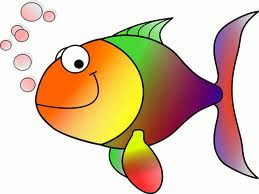
#> input picture HappyFish.jpg, 259 x 194 px
$ python chap8.py --image HappyFish.jpg
#> lines starting #> are read from the running program, lines starting #| are printed output that depends on the picture
from __future__ import print_function
from matplotlib import pyplot as plt
import numpy as np
import argparse
import cv2

ap = argparse.ArgumentParser()
ap.add_argument("-i","--image",required = True,help ="Path to the image" )
args = vars(ap.parse_args())

image = cv2.imread(args["image"])
#> image is the input picture: shape (194, 259, 3); mean B, G, R 170.8, 196.4, 219.3
cv2.imshow("Original", image)
cv2.waitKey(0)

blurred = np.hstack([cv2.GaussianBlur(image, (3,3),0), cv2.GaussianBlur(image, (5,5),0), cv2.GaussianBlur(image, (7,7),0)])
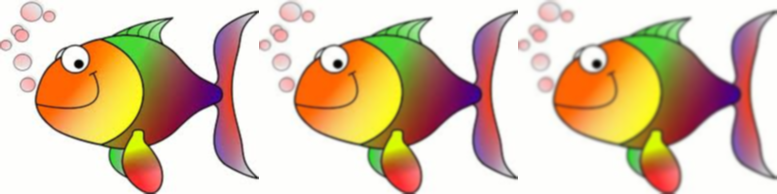
#> blurred: shape (194, 777, 3); mean B, G, R 170.8, 196.4, 219.3
cv2.imshow("blur", blurred)
cv2.waitKey(0)
